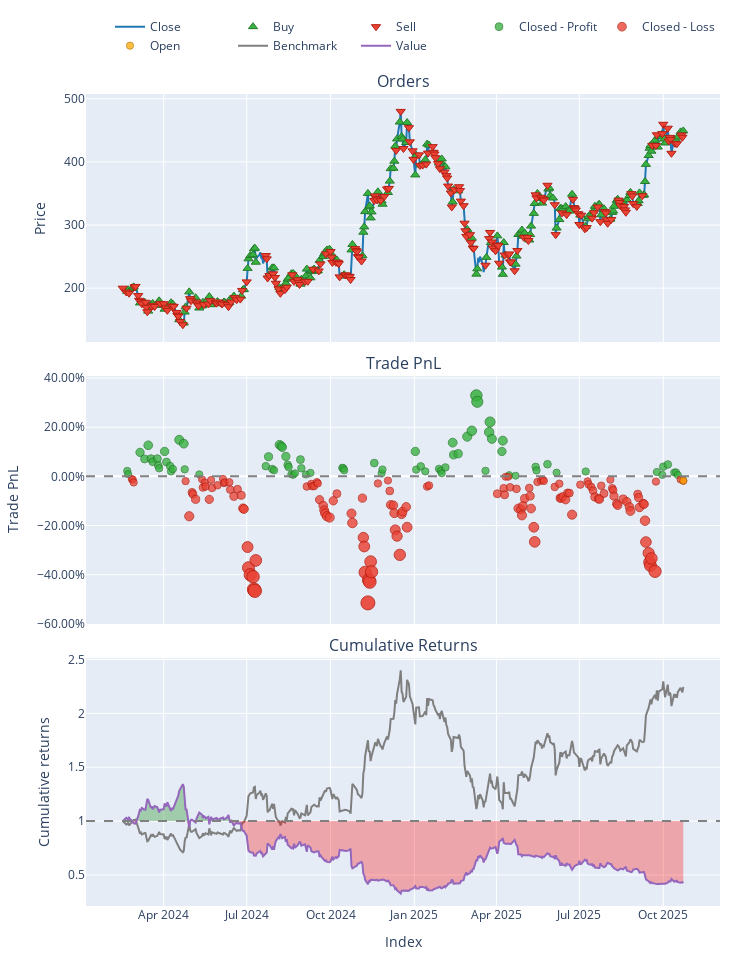

The code cell stored with this chart in its notebook:
### Markdown cell above
TSLA

### Code cell
# Load Data
# (Ensure your CSV has columns like 'close', 'rsi', 'sma', etc.)
try:
    data = pd.read_csv('data/processed/TSLA_processed.csv')
    if 'Date' in data.columns:
        data['Date'] = pd.to_datetime(data['Date'])
        data.set_index('Date', inplace=True)
    print("Data loaded successfully.")
except FileNotFoundError:
    print("Error: Data file not found. Check path.")

# Split Train/Test
split_idx = int(len(data) * 0.8)
train_df = data.iloc[:split_idx]
test_df = data.iloc[split_idx:]

# Initialize Trainer
trainer = ModelTrainerRL(config['reinforcement_learning'])

print("Training PPO Agent...")


env_params = config['reinforcement_learning']['environment']

env_train = TradingEnvRL(
    train_df, 
    initial_balance=env_params.get('initial_balance', 10000),
    commission=env_params.get('commission', 0.001),
    lookback_window=env_params.get('lookback_window', 30)
)

result = trainer.train_ppo(env_train)
model = result['model'] 

print("Training Complete.")

print("Generating Agent Predictions on Test Data...")


env_params = config['reinforcement_learning']['environment']


env_test = TradingEnvRL(
    test_df, 
    initial_balance=env_params.get('initial_balance', 100000),
    commission=env_params.get('commission', 0.001),
    lookback_window=env_params.get('lookback_window', 30)
)

obs, _ = env_test.reset()
done = False
actions = []

# Manual Inference Loop
while not done:
    action, _ = model.predict(obs, deterministic=True)
    actions.append(action[0]) 
    obs, _, terminated, truncated, _ = env_test.step(action)
    done = terminated or truncated


#  RUN BACKTEST ---
print("Running Backtest...")


backtester = PortfolioBacktesterRL(env_params) 

portfolio = backtester.run_backtest(
    price_data=test_df['close'], 
    predicted_weights=np.array(actions),
    lookback_window=env_params.get('lookback_window', 30) # Important for data alignment
)
comparison = backtester.compare_with_buy_and_hold_rl()
# Show Metrics
metrics = backtester.get_performance_metrics()
print("\n--- Strategy Performance ---")
for k, v in metrics.items():
    print(f"{k}: {v:.4f}")

# Plot
portfolio.plot().show()

### Figure 1 — Plotly figure (JSON) as saved in the notebook; plotly's stock layout.template omitted (floating-point values rounded to 4 significant figures; data arrays with more than 128 entries replaced by an {"elided": "..."} marker saying what was removed)
{"data": [{"legendgroup": "0", "line": {"color": "#1f77b4"}, "name": "Close", "showlegend": true, "type": "scatter", "uid": "f496209c-8638-4062-9021-ca297143de9f", "x": {"elided": "423 str values"}, "xaxis": "x", "y": {"elided": "423 float values"}, "yaxis": "y"}, {"customdata": {"elided": "206x3 float values"}, "hovertemplate": "Order Id: %{customdata[0]}<br>Timestamp: %{x}<br>Price: %{y}<br>Size: %{customdata[1]:.6f}<br>Fees: %{customdata[2]:.6f}", "legendgroup": "1", "marker": {"color": "#37B13F", "line": {"color": "rgb(38,123,44)", "width": 1}, "size": 8, "symbol": "triangle-up"}, "mode": "markers", "name": "Buy", "type": "scatter", "uid": "0de6b1af-098a-40eb-afbe-190c0432ea57", "x": {"elided": "206 str values"}, "xaxis": "x", "y": {"elided": "206 float values"}, "yaxis": "y"}, {"customdata": {"elided": "204x3 float values"}, "hovertemplate": "Order Id: %{customdata[0]}<br>Timestamp: %{x}<br>Price: %{y}<br>Size: %{customdata[1]:.6f}<br>Fees: %{customdata[2]:.6f}", "legendgroup": "2", "marker": {"color": "#EA4335", "line": {"color": "rgb(181,31,18)", "width": 1}, "size": 8, "symbol": "triangle-down"}, "mode": "markers", "name": "Sell", "type": "scatter", "uid": "80b6b77d-a008-431a-8a87-a7e79ef954b7", "x": {"elided": "204 str values"}, "xaxis": "x", "y": {"elided": "204 float values"}, "yaxis": "y"}, {"customdata": {"elided": "77x4 float values"}, "hovertemplate": "Exit Trade Id: %{customdata[0]}<br>Position Id: %{customdata[1]}<br>Exit Timestamp: %{x}<br>PnL: %{customdata[2]:.6f}<br>Return: %{customdata[3]:.2%}", "legendgroup": "3", "marker": {"color": "#37B13F", "line": {"color": "rgb(38,123,44)", "width": 1}, "opacity": [0.756, 0.7521, 0.778, 0.7703, 0.7865, 0.7705, 0.7669, 0.7705, 0.7626, 0.7592, 0.7792, 0.7666, 0.7617, 0.7554, 0.7583, 0.793, 0.7884, 0.7579, 0.7519, 0.7616, 0.7729, 0.7583, 0.7568, 0.7871, 0.7857, 0.7842, 0.7733, 0.7632, 0.7607, 0.7521, 0.7513, 0.7532, 0.7695, 0.7592, 0.7517, 0.7537, 0.7596, 0.7591, 0.7568, 0.7653, 0.7531, 0.7576, 0.7792, 0.7576, 0.7614, 0.7555, 0.7585, 0.7562, 0.7532, 0.7602, 0.7896, 0.7751, 0.7765, 0.7968, 0.8037, 0.8457, 0.8383, 0.7561, 0.8022, 0.8143, 0.7942, 0.7791, 0.792, 0.751, 0.7503, 0.7608, 0.7566, 0.764, 0.7539, 0.7553, 0.7547, 0.7513, 0.761, 0.7636, 0.754, 0.7543, 0.7512], "size": [7.28, 7.099, 8.309, 7.946, 8.701, 7.957, 7.79, 7.956, 7.587, 7.429, 8.361, 7.775, 7.548, 7.254, 7.388, 9.006, 8.794, 7.369, 7.088, 7.543, 8.068, 7.389, 7.316, 8.73, 8.666, 8.596, 8.085, 7.618, 7.498, 7.098, 7.061, 7.147, 7.909, 7.427, 7.079, 7.171, 7.45, 7.425, 7.32, 7.716, 7.143, 7.356, 8.36, 7.354, 7.533, 7.255, 7.396, 7.291, 7.147, 7.475, 8.85, 8.171, 8.235, 9.184, 9.507, 11.47, 11.12, 7.286, 9.435, 9.999, 9.061, 8.359, 8.959, 7.048, 7.015, 7.505, 7.307, 7.652, 7.183, 7.249, 7.22, 7.06, 7.516, 7.635, 7.188, 7.199, 7.058], "symbol": "circle"}, "mode": "markers", "name": "Closed - Profit", "type": "scatter", "uid": "769495dc-a0e2-48ea-bb3f-9936bdd1dd06", "x": ["2024-02-21T00:00:00-05:00", "2024-02-22T00:00:00-05:00", "2024-03-06T00:00:00-05:00", "2024-03-11T00:00:00-04:00", "2024-03-15T00:00:00-04:00", "2024-03-18T00:00:00-04:00", "2024-03-20T00:00:00-04:00", "2024-03-25T00:00:00-04:00", "2024-03-26T00:00:00-04:00", "2024-03-27T00:00:00-04:00", "2024-04-02T00:00:00-04:00", "2024-04-04T00:00:00-04:00", "2024-04-08T00:00:00-04:00", "2024-04-09T00:00:00-04:00", "2024-04-11T00:00:00-04:00", "2024-04-18T00:00:00-04:00", "2024-04-23T00:00:00-04:00", "2024-04-24T00:00:00-04:00", "2024-05-10T00:00:00-04:00", "2024-07-22T00:00:00-04:00", "2024-07-25T00:00:00-04:00", "2024-07-29T00:00:00-04:00", "2024-07-31T00:00:00-04:00", "2024-08-06T00:00:00-04:00", "2024-08-08T00:00:00-04:00", "2024-08-09T00:00:00-04:00", "2024-08-13T00:00:00-04:00", "2024-08-15T00:00:00-04:00", "2024-08-16T00:00:00-04:00", "2024-08-19T00:00:00-04:00", "2024-08-21T00:00:00-04:00", "2024-08-23T00:00:00-04:00", "2024-08-29T00:00:00-04:00", "2024-08-30T00:00:00-04:00", "2024-09-04T00:00:00-04:00", "2024-09-09T00:00:00-04:00", "2024-10-14T00:00:00-04:00", "2024-10-15T00:00:00-04:00", "2024-10-16T00:00:00-04:00", "2024-11-18T00:00:00-05:00", "2024-11-26T00:00:00-05:00", "2024-11-27T00:00:00-05:00", "2025-01-02T00:00:00-05:00", "2025-01-03T00:00:00-05:00", "2025-01-08T00:00:00-05:00", "2025-01-13T00:00:00-05:00", "2025-01-28T00:00:00-05:00", "2025-01-30T00:00:00-05:00", "2025-01-31T00:00:00-05:00", "2025-02-04T00:00:00-05:00", "2025-02-12T00:00:00-05:00", "2025-02-13T00:00:00-05:00", "2025-02-18T00:00:00-05:00", "2025-02-28T00:00:00-05:00", "2025-03-05T00:00:00-05:00", "2025-03-10T00:00:00-04:00", "2025-03-11T00:00:00-04:00", "2025-03-20T00:00:00-04:00", "2025-03-24T00:00:00-04:00", "2025-03-25T00:00:00-04:00", "2025-03-27T00:00:00-04:00", "2025-04-07T00:00:00-04:00", "2025-04-08T00:00:00-04:00", "2025-04-15T00:00:00-04:00", "2025-04-22T00:00:00-04:00", "2025-05-14T00:00:00-04:00", "2025-05-15T00:00:00-04:00", "2025-05-27T00:00:00-04:00", "2025-06-06T00:00:00-04:00", "2025-07-08T00:00:00-04:00", "2025-09-24T00:00:00-04:00", "2025-09-30T00:00:00-04:00", "2025-10-01T00:00:00-04:00", "2025-10-06T00:00:00-04:00", "2025-10-13T00:00:00-04:00", "2025-10-15T00:00:00-04:00", "2025-10-17T00:00:00-04:00"], "xaxis": "x2", "y": [0.02214, 0.008903, 0.09758, 0.07101, 0.1264, 0.07179, 0.05958, 0.07173, 0.04466, 0.03306, 0.1014, 0.05842, 0.04181, 0.02023, 0.03009, 0.1487, 0.1331, 0.02871, 0.008071, 0.04144, 0.07996, 0.03019, 0.02484, 0.1285, 0.1238, 0.1187, 0.0812, 0.04695, 0.03814, 0.0088, 0.006098, 0.01246, 0.06829, 0.03296, 0.007426, 0.01416, 0.03462, 0.03282, 0.02507, 0.05413, 0.01213, 0.02772, 0.1014, 0.02762, 0.0407, 0.02035, 0.03064, 0.02296, 0.01243, 0.03645, 0.1372, 0.08748, 0.09216, 0.1617, 0.1854, 0.329, 0.3036, 0.02261, 0.1801, 0.2215, 0.1527, 0.1013, 0.1453, 0.005127, 0.002746, 0.0387, 0.02417, 0.04944, 0.01508, 0.01986, 0.01774, 0.006058, 0.03944, 0.04819, 0.01546, 0.0162, 0.005863], "yaxis": "y2"}, {"customdata": {"elided": "138x4 float values"}, "hovertemplate": "Exit Trade Id: %{customdata[0]}<br>Position Id: %{customdata[1]}<br>Exit Timestamp: %{x}<br>PnL: %{customdata[2]:.6f}<br>Return: %{customdata[3]:.2%}", "legendgroup": "4", "marker": {"color": "#EA4335", "line": {"color": "rgb(181,31,18)", "width": 1}, "opacity": {"elided": "138 float values"}, "size": {"elided": "138 float values"}, "symbol": "circle"}, "mode": "markers", "name": "Closed - Loss", "type": "scatter", "uid": "077fd96d-3d36-47cd-8955-45efb4b6068e", "x": {"elided": "138 str values"}, "xaxis": "x2", "y": {"elided": "138 float values"}, "yaxis": "y2"}, {"customdata": [[215.0, 16.0, -710.1, -0.01703]], "hovertemplate": "Exit Trade Id: %{customdata[0]}<br>Position Id: %{customdata[1]}<br>Exit Timestamp: %{x}<br>PnL: %{customdata[2]:.6f}<br>Return: %{customdata[3]:.2%}", "legendgroup": "5", "marker": {"color": "#FFAA00", "line": {"color": "rgb(178,118,0)", "width": 1}, "opacity": [0.7545], "size": [7.21], "symbol": "circle"}, "mode": "markers", "name": "Open", "type": "scatter", "uid": "ca7a5297-caaa-4cf4-81cd-f7a70efa036f", "x": ["2025-10-23T00:00:00-04:00"], "xaxis": "x2", "y": [-0.01703], "yaxis": "y2"}, {"legendgroup": "6", "line": {"color": "#7f7f7f"}, "name": "Benchmark", "showlegend": true, "type": "scatter", "uid": "caec24cf-5e32-415f-bb42-14a23448a470", "x": {"elided": "423 str values"}, "xaxis": "x3", "y": {"elided": "423 float values"}, "yaxis": "y3"}, {"hoverinfo": "skip", "legendgroup": "7", "line": {"color": "rgba(0, 0, 0, 0)", "width": 0}, "opacity": 0, "showlegend": false, "type": "scatter", "uid": "a1bb4f0d-474c-4564-aba1-0cd8d0f038a0", "x": {"elided": "423 str values"}, "xaxis": "x3", "y": {"elided": "423 int values"}, "yaxis": "y3"}, {"connectgaps": false, "fill": "tonexty", "fillcolor": "rgba(0, 128, 0, 0.3)", "hoverinfo": "skip", "legendgroup": "7", "line": {"color": "rgba(0, 0, 0, 0)", "width": 0}, "opacity": 0, "showlegend": false, "type": "scatter", "uid": "9e912ef8-3114-4f0c-b6f4-0158a1cd41d5", "x": {"elided": "423 str values"}, "xaxis": "x3", "y": {"elided": "423 float values"}, "yaxis": "y3"}, {"hoverinfo": "skip", "legendgroup": "7", "line": {"color": "rgba(0, 0, 0, 0)", "width": 0}, "opacity": 0, "showlegend": false, "type": "scatter", "uid": "90b20053-f7f9-45da-8ada-04c3c2ab0dd2", "x": {"elided": "423 str values"}, "xaxis": "x3", "y": {"elided": "423 int values"}, "yaxis": "y3"}, {"connectgaps": false, "fill": "tonexty", "fillcolor": "rgba(255, 0, 0, 0.3)", "hoverinfo": "skip", "legendgroup": "7", "line": {"color": "rgba(0, 0, 0, 0)", "width": 0}, "opacity": 0, "showlegend": false, "type": "scatter", "uid": "d8ed7b8e-d82c-48f5-9d19-9f53b5da19ab", "x": {"elided": "423 str values"}, "xaxis": "x3", "y": {"elided": "423 float values"}, "yaxis": "y3"}, {"legendgroup": "8", "line": {"color": "#9467bd"}, "name": "Value", "showlegend": true, "type": "scatter", "uid": "fcf18408-881f-49b6-873e-a2fdbf4e494f", "x": {"elided": "423 str values"}, "xaxis": "x3", "y": {"elided": "423 float values"}, "yaxis": "y3"}, {"hoverinfo": "skip", "legendgroup": "7", "line": {"color": "rgba(0, 0, 0, 0)", "width": 0}, "opacity": 0, "showlegend": false, "type": "scatter", "uid": "62ed2f24-f133-4798-b877-d9e19aad5d83", "x": {"elided": "423 str values"}, "xaxis": "x3", "y": {"elided": "423 int values"}, "yaxis": "y3"}], "layout": {"annotations": [{"font": {"size": 16}, "showarrow": false, "text": "Orders", "x": 0.5, "xanchor": "center", "xref": "paper", "y": 1, "yanchor": "bottom", "yref": "paper"}, {"font": {"size": 16}, "showarrow": false, "text": "Trade PnL", "x": 0.5, "xanchor": "center", "xref": "paper", "y": 0.6528, "yanchor": "bottom", "yref": "paper"}, {"font": {"size": 16}, "showarrow": false, "text": "Cumulative Returns", "x": 0.5, "xanchor": "center", "xref": "paper", "y": 0.3056, "yanchor": "bottom", "yref": "paper"}], "height": 960, "legend": {"orientation": "h", "traceorder": "normal", "x": 1, "xanchor": "right", "y": 1.042, "yanchor": "bottom"}, "margin": {"b": 30, "l": 30, "r": 30, "t": 30}, "shapes": [{"line": {"color": "gray", "dash": "dash"}, "type": "line", "x0": 0, "x1": 1, "xref": "paper", "y0": 0, "y1": 0, "yref": "y2"}, {"line": {"color": "gray", "dash": "dash"}, "type": "line", "x0": 0, "x1": 1, "xref": "paper", "y0": 1, "y1": 1, "yref": "y3"}], "showlegend": true, "width": 750, "xaxis": {"anchor": "y", "domain": [0, 1], "matches": "x3", "showticklabels": false}, "xaxis2": {"anchor": "y2", "domain": [0, 1], "matches": "x3", "showticklabels": false}, "xaxis3": {"anchor": "y3", "domain": [0, 1], "title": {"text": "Index"}}, "yaxis": {"anchor": "x", "domain": [0.6944, 1], "title": {"text": "Price"}}, "yaxis2": {"anchor": "x2", "domain": [0.3472, 0.6528], "tickformat": ".2%", "title": {"text": "Trade PnL"}}, "yaxis3": {"anchor": "x3", "domain": [0, 0.3056], "title": {"text": "Cumulative returns"}}}}
